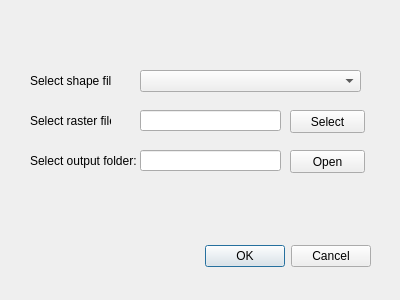
<?xml version="1.0" encoding="UTF-8"?>
<ui version="4.0">
 <class>ContourDelineationDialogBase</class>
 <widget class="QDialog" name="ContourDelineationDialogBase">
  <property name="geometry">
   <rect>
    <x>0</x>
    <y>0</y>
    <width>400</width>
    <height>300</height>
   </rect>
  </property>
  <property name="windowTitle">
   <string>Contour Delineation</string>
  </property>
  <widget class="QDialogButtonBox" name="button_box">
   <property name="geometry">
    <rect>
     <x>30</x>
     <y>240</y>
     <width>341</width>
     <height>32</height>
    </rect>
   </property>
   <property name="orientation">
    <enum>Qt::Horizontal</enum>
   </property>
   <property name="standardButtons">
    <set>QDialogButtonBox::Cancel|QDialogButtonBox::Ok</set>
   </property>
  </widget>
  <widget class="QComboBox" name="shpCombo">
   <property name="geometry">
    <rect>
     <x>140</x>
     <y>70</y>
     <width>221</width>
     <height>22</height>
    </rect>
   </property>
  </widget>
  <widget class="QLabel" name="label">
   <property name="geometry">
    <rect>
     <x>30</x>
     <y>70</y>
     <width>81</width>
     <height>21</height>
    </rect>
   </property>
   <property name="text">
    <string>Select shape file:</string>
   </property>
  </widget>
  <widget class="QLabel" name="label_2">
   <property name="geometry">
    <rect>
     <x>30</x>
     <y>110</y>
     <width>81</width>
     <height>21</height>
    </rect>
   </property>
   <property name="text">
    <string>Select raster file:</string>
   </property>
  </widget>
  <widget class="QLabel" name="label_4">
   <property name="geometry">
    <rect>
     <x>30</x>
     <y>150</y>
     <width>111</width>
     <height>21</height>
    </rect>
   </property>
   <property name="text">
    <string>Select output folder:</string>
   </property>
  </widget>
  <widget class="QPushButton" name="outputPush">
   <property name="geometry">
    <rect>
     <x>290</x>
     <y>150</y>
     <width>75</width>
     <height>23</height>
    </rect>
   </property>
   <property name="text">
    <string>Open</string>
   </property>
  </widget>
  <widget class="QLineEdit" name="outputEdit">
   <property name="geometry">
    <rect>
     <x>140</x>
     <y>150</y>
     <width>141</width>
     <height>21</height>
    </rect>
   </property>
  </widget>
  <widget class="QLineEdit" name="rasterEdit">
   <property name="geometry">
    <rect>
     <x>140</x>
     <y>110</y>
     <width>141</width>
     <height>21</height>
    </rect>
   </property>
  </widget>
  <widget class="QPushButton" name="rasterPush">
   <property name="geometry">
    <rect>
     <x>290</x>
     <y>110</y>
     <width>75</width>
     <height>23</height>
    </rect>
   </property>
   <property name="text">
    <string>Select</string>
   </property>
  </widget>
 </widget>
 <resources/>
 <connections>
  <connection>
   <sender>button_box</sender>
   <signal>accepted()</signal>
   <receiver>ContourDelineationDialogBase</receiver>
   <slot>accept()</slot>
   <hints>
    <hint type="sourcelabel">
     <x>20</x>
     <y>20</y>
    </hint>
    <hint type="destinationlabel">
     <x>20</x>
     <y>20</y>
    </hint>
   </hints>
  </connection>
  <connection>
   <sender>button_box</sender>
   <signal>rejected()</signal>
   <receiver>ContourDelineationDialogBase</receiver>
   <slot>reject()</slot>
   <hints>
    <hint type="sourcelabel">
     <x>20</x>
     <y>20</y>
    </hint>
    <hint type="destinationlabel">
     <x>20</x>
     <y>20</y>
    </hint>
   </hints>
  </connection>
 </connections>
</ui>
